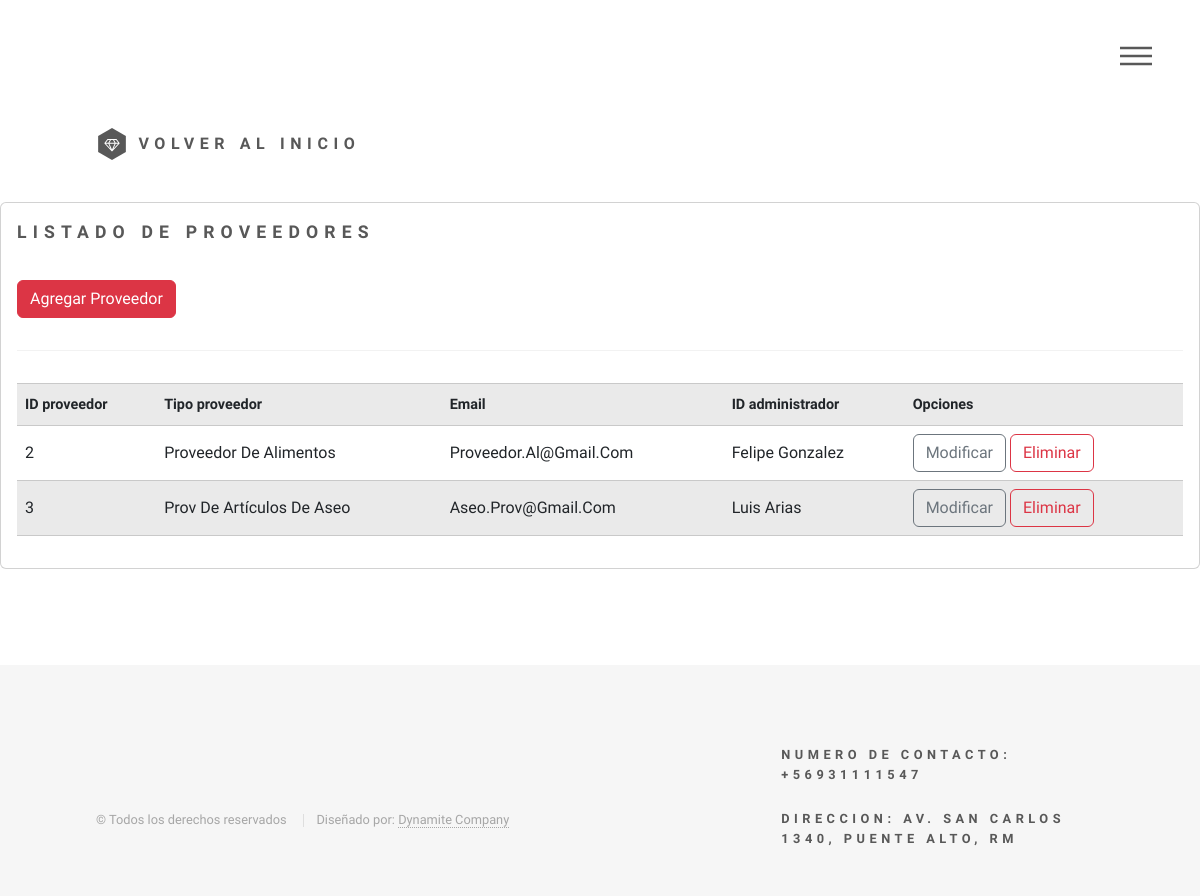
The app's page /listar-proveedores/ with its own data.
### app/models.py (models this page shows, shortened)
class Proveedor(models.Model):
    id_proveedor = models.AutoField(primary_key=True)
    tipo_proveedor = models.CharField(max_length=50)
    email = models.CharField(max_length=50)
    id_admin = models.ForeignKey(Administrador, on_delete=models.PROTECT)
    class Meta:
        verbose_name = "Proveedor"
        verbose_name_plural = "Proveedores"

class Administrador(models.Model):
    id_admin = models.AutoField(primary_key=True)
    nombre = models.CharField(max_length=20)
    apellido_paterno = models.CharField(max_length=20)
    apellido_materno = models.CharField(max_length=20)
    telefono = models.CharField(max_length=20)
    email = models.CharField(max_length=40)
    cargo = models.CharField(max_length=30)
    class Meta:
        verbose_name = "Administrador"
        verbose_name_plural = "Administradores"
    def __str__(self) :
        return self.nombre + '  ' + self.apellido_paterno

### app/views.py (the view)
# urls.py: path('listar-proveedores/', listar_proveedores, name="listar_proveedores"),
def listar_proveedores(request):
    proveedores = Proveedor.objects.all()
    data = {
        'proveedores': proveedores
    }
    return render(request, 'app/proveedores/listar.html', data)

### app/templates/app/proveedores/listar.html
{% extends 'app/base.html' %}
{% block contenido1 %}
	<a href="{% url 'home' %}" class="logo">
		<span class="symbol"><img src="../media/logo.svg" alt="" /></span><span
			class="title">Volver al Inicio</span>
	</a>
{% endblock %}
{% block contenido %}
<div class="card">
    <div class="card-body">
        <h2>Listado de proveedores</h2>
        <a href="{% url 'agregar_proveedor' %}" class="btn btn-danger">Agregar Proveedor</a>
        <hr>
        <table class="table table-striped table-hover table-responsibe-sm">
            <tr>
                <th>ID proveedor</th>
                <th>Tipo proveedor</th>
                <th>Email</th>
                <th>ID administrador</th>
                <th>Opciones</th>
            </tr>
            {% for p in proveedores %}
            <tr>
                <td>{{ p.id_proveedor | title }}</td>
                <td>{{ p.tipo_proveedor | title }}</td>
                <td>{{ p.email | title }}</td>
                <td>{{ p.id_admin | title }}</td>
                <td>
                    <a href="{% url 'modificar_proveedor' p.id_proveedor %}" class="btn btn-outline-secondary">Modificar</a>
                    <a href="{% url 'eliminar_proveedor' p.id_proveedor %}" class="btn btn-outline-danger">Eliminar</a>
                </td>
            </tr>
            {% endfor%}
        </table>
    </div>
</div>
{% endblock %}

### app/static/assets/css/main.css (style rules this page uses)
html, body, div, span, applet, object, iframe, h1, h2, h3, h4, h5, h6, p, blockquote, pre, a, abbr, acronym, address, big, cite, code, del, dfn, em, img, ins, kbd, q, s, samp, small, strike, strong, sub, sup, tt, var, b, u, i, center, dl, dt, dd, ol, ul, li, fieldset, form, label, legend, table, caption, tbody, tfoot, thead, tr, th, td, article, aside, canvas, details, embed, figure, figcaption, footer, header, hgroup, menu, nav, output, ruby, section, summary, time, mark, audio, video { margin: 0; padding: 0; border: 0; font-size: 100%; font: inherit; vertical-align: baseline; }
body { line-height: 1; }
table { border-collapse: collapse; border-spacing: 0; }
body { -webkit-text-size-adjust: none; }
body { -ms-overflow-style: scrollbar; }
html { box-sizing: border-box; }
*, *:before, *:after { box-sizing: inherit; }
body { background: #ffffff; }
body, input, select, textarea { color: #585858; font-family: "Source Sans Pro", Helvetica, sans-serif; font-size: 16pt; font-weight: 300; line-height: 1.75; }
@media screen and (max-width: 1680px) { body, input, select, textarea { font-size: 14pt; } }
@media screen and (max-width: 1280px) { body, input, select, textarea { font-size: 12pt; } }
a { -moz-transition: border-bottom-color 0.2s ease, color 0.2s ease; -webkit-transition: border-bottom-color 0.2s ease, color 0.2s ease; -ms-transition: border-bottom-color 0.2s ease, color 0.2s ease; transition: border-bottom-color 0.2s ease, color 0.2s ease; text-decoration: none; color: #585858; border-bottom: dotted 1px rgba(88, 88, 88, 0.5); }
h2, h3, h4, h5, h6 { font-weight: 900; line-height: 1.5; margin: 0 0 2em 0; text-transform: uppercase; letter-spacing: 0.35em; }
h2 { font-size: 1.1em; }
hr { border: 0; border-bottom: solid 1px #c9c9c9; margin: 2em 0; }
table { margin: 0 0 2em 0; width: 100%; }
table tbody tr { border: solid 1px #c9c9c9; border-left: 0; border-right: 0; }
table tbody tr:nth-child(2n + 1) { background-color: rgba(144, 144, 144, 0.075); }
table td { padding: 0.75em 0.75em; }
table th { font-size: 0.9em; font-weight: 900; padding: 0 0.75em 0.75em 0.75em; text-align: left; }
#header .logo { display: block; border-bottom: 0; color: inherit; font-weight: 900; letter-spacing: 0.35em; margin: 0 0 2.5em 0; text-decoration: none; text-transform: uppercase; display: inline-block; }
#header .logo > * { display: inline-block; vertical-align: middle; }
#header .logo .symbol { margin-right: 0.65em; }
#header .logo .symbol img { display: block; width: 2em; height: 2em; }

### records on screen
Proveedor: id_proveedor "2", tipo_proveedor "Proveedor De Alimentos", email "Proveedor.Al@Gmail.Com", id_admin "Felipe Gonzalez"
Proveedor: id_proveedor "3", tipo_proveedor "Prov De Artículos De Aseo", email "Aseo.Prov@Gmail.Com", id_admin "Luis Arias"
